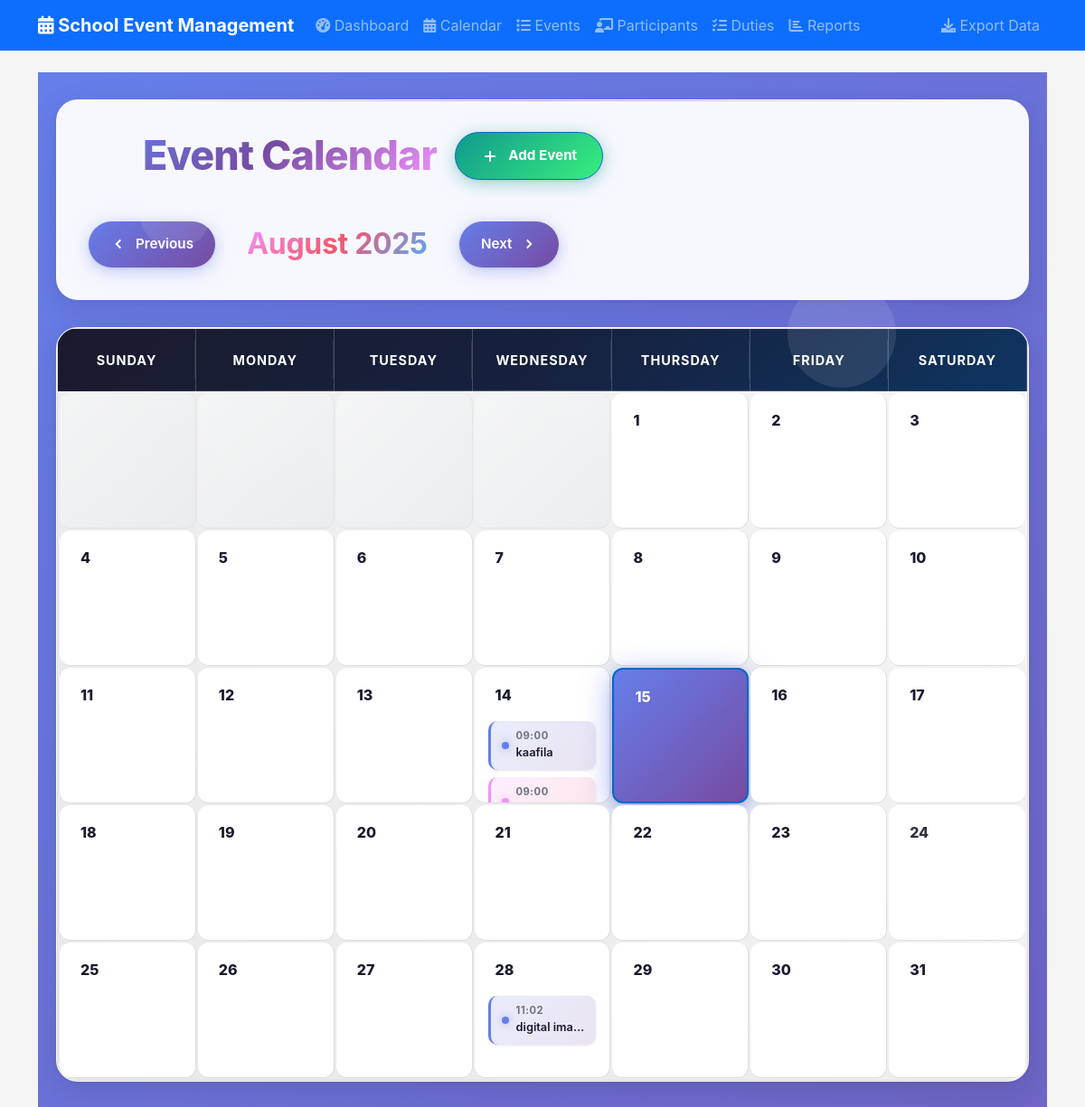
/calendar, run on an earlier commit of the app's database.
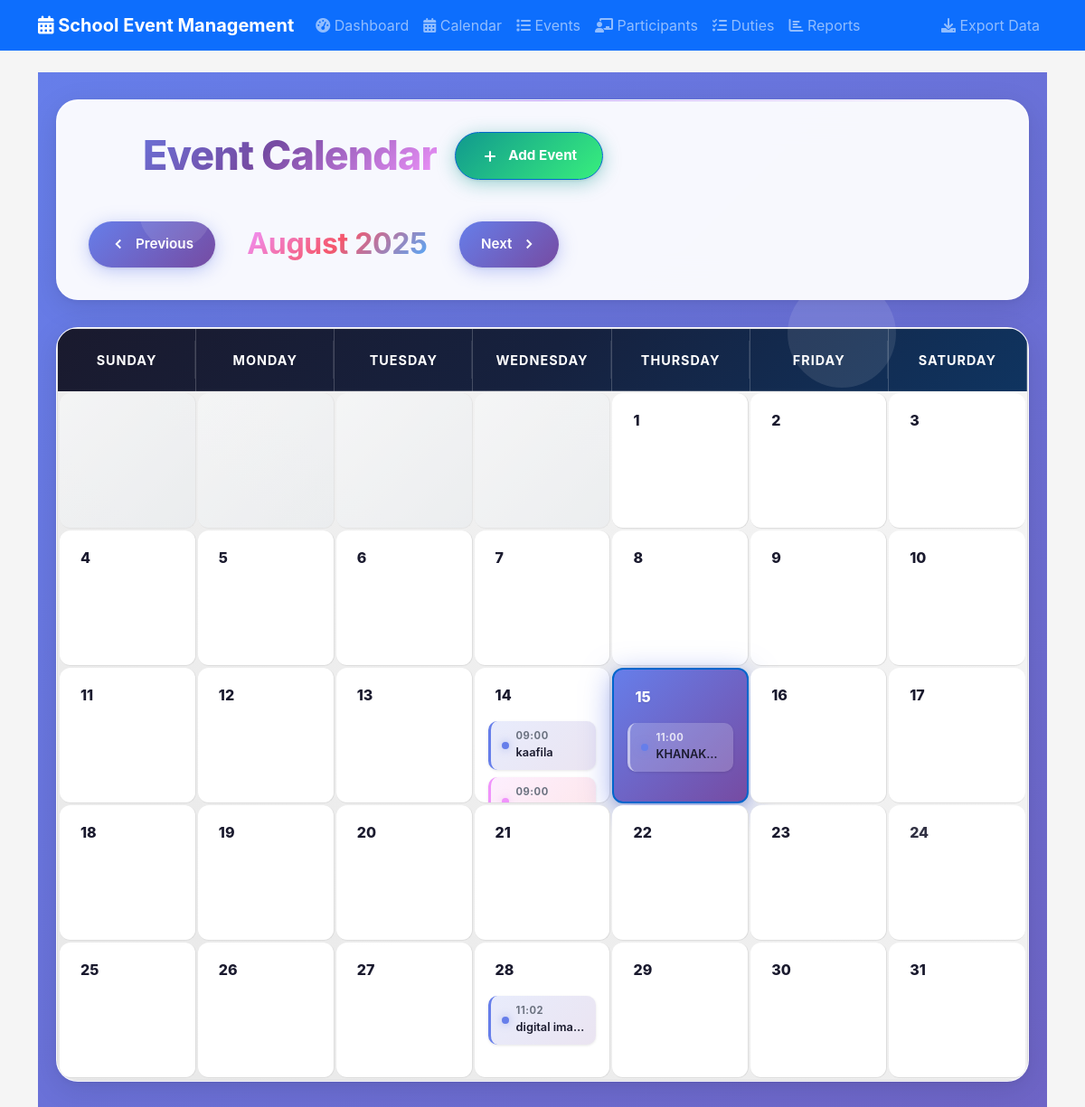
And on a later commit of the database.
### tables this page shows
CREATE TABLE events (
            id INTEGER PRIMARY KEY AUTOINCREMENT,
            name TEXT NOT NULL,
            type TEXT NOT NULL,
            event_date DATE NOT NULL,
            start_time TIME NOT NULL,
            end_time TIME NOT NULL,
            venue TEXT NOT NULL,
            description TEXT,
            host_school TEXT NOT NULL,
            participating_schools TEXT,
            status TEXT DEFAULT 'upcoming',
            created_at TIMESTAMP DEFAULT CURRENT_TIMESTAMP
        );

### app.py (the view)
@app.route('/calendar')
def calendar_view():
    year = int(request.args.get('year', datetime.now().year))
    month = int(request.args.get('month', datetime.now().month))
    calendar_data = get_calendar_data(year, month)
    return render_template('calendar.html', **calendar_data)

### app.py (called while the page is built)
def get_db_connection():
    conn = sqlite3.connect('events.db')
    conn.row_factory = sqlite3.Row
    return conn

### templates/calendar.html (shortened to what the changed rows need)
{% extends "base.html" %}
{% block content %}
<div class="calendar-container">
    <div class="calendar-header">
        <div class="header-content">
            <h1 class="main-title">
                <svg class="calendar-icon" viewBox="0 0 24 24" fill="none" stroke="currentColor">
                    <rect x="3" y="4" width="18" height="18" rx="2" ry="2"></rect>
                    <line x1="16" y1="2" x2="16" y2="6"></line>
                    <line x1="8" y1="2" x2="8" y2="6"></line>
                    <line x1="3" y1="10" x2="21" y2="10"></line>
                </svg>
                Event Calendar
            </h1>
        </div>
        <div class="calendar-navigation">
            <h2 class="current-month">{{ month_name }} {{ year }}</h2>
        </div>
    </div>
    <div class="calendar-wrapper">
        <div class="calendar-grid">
            <div class="calendar-days">
                {% for week in calendar %}
                    {% for day in week %}
                        {% if day != 0 %}
                            {% set current_date = year ~ '-' ~ (month|string).zfill(2) ~ '-' ~ (day|string).zfill(2) %}
                            <div class="calendar-day {% if day == datetime.now().day and month == datetime.now().month and year == datetime.now().year %}today{% endif %}">
                                <div class="day-header">
                                    <div class="day-number">
                                        <a href="{{ url_for('day_events', year=year, month=month, day=day) }}">{{ day }}</a>
                                    </div>
                                </div>
                                <div class="day-events">
                                    {% set day_str = year ~ '-' ~ (month|string).zfill(2) ~ '-' ~ (day|string).zfill(2) %}
                                    {% if events_by_date.get(day_str) %}
                                        {% for event in events_by_date[day_str][:3] %}
                                            <div class="event-item event-type-{{ loop.index0 % 4 }}">
                                                <div class="event-indicator"></div>
                                                <div class="event-content">
                                                    <span class="event-time">{{ event.start_time[:5] }}</span>
                                                    <span class="event-name">{{ event.name[:16] }}{% if event.name|length > 16 %}...{% endif %}</span>
                                                </div>
                                            </div>
                                        {% endfor %}
                                    {% endif %}
                                </div>
                            </div>
                        {% else %}
                            <div class="calendar-day empty"></div>
                        {% endif %}
                    {% endfor %}
                {% endfor %}
            </div>
        </div>
    </div>
</div>
{% endblock %}

What changed in the data, as far as the page shows it:
added events: start_time "11:00", name "KHANAK…", shown under "15"
